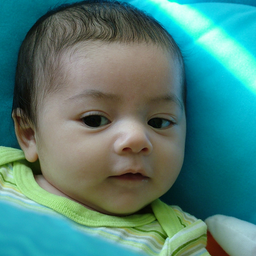
#> input picture ImageGen/data/example/00000.png, 256 x 256 px
$ python -i motionblur.py   (imports and definitions only)
#> lines starting #> are read from the running program, lines starting #| are printed output that depends on the picture; after the words box and inside, x2 and y2 are one past the last pixel; in counts of white or black regions, pixels touching at a corner belong together
#> further down, picture is the input picture: PIL image 256x256 RGB; mean R, G, B 78, 129.5, 121.7
import numpy as np
from PIL import Image, ImageDraw, ImageFilter
from numpy.random import uniform, triangular, beta
from math import pi
from pathlib import Path
from scipy.signal import convolve

# tiny error used for nummerical stability
eps = 0.1


# [21 lines left out: functions softmax, norm, not called in this run]


def polar2z(r: np.ndarray, θ: np.ndarray) -> np.ndarray:
    """[summary]
    Takes a list of radii and angles (radians) and
    converts them into a corresponding list of complex
    numbers x + yi.
    [description]

    Arguments:
        r {np.ndarray} -- radius
        θ {np.ndarray} -- angle

    Returns:
        [np.ndarray] -- list of complex numbers r e^(i theta) as x + iy
    """
    return r * np.exp(1j * θ)


class Kernel(object):
    """[summary]
    Class representing a motion blur kernel of a given intensity.

    [description]
    Keyword Arguments:
            size {tuple} -- Size of the kernel in px times px
            (default: {(100, 100)})

            intensity {float} -- Float between 0 and 1.
            Intensity of the motion blur.

            :   0 means linear motion blur and 1 is a highly non linear
                and often convex motion blur path. (default: {0})

    Attribute:
    kernelMatrix -- Numpy matrix of the kernel of given intensity

    Properties:
    applyTo -- Applies kernel to image
               (pass as path, pillow image or np array)

    Raises:
        ValueError
    """

    def __init__(self, size: tuple = (100, 100), intensity: float=0):

        # checking if size is correctly given
        if not isinstance(size, tuple):
            raise ValueError("Size must be TUPLE of 2 positive integers")
        elif len(size) != 2 or type(size[0]) != type(size[1]) != int:
            raise ValueError("Size must be tuple of 2 positive INTEGERS")
        elif size[0] < 0 or size[1] < 0:
            raise ValueError("Size must be tuple of 2 POSITIVE integers")

        # check if intensity is float (int) between 0 and 1
        if type(intensity) not in [int, float, np.float32, np.float64]:
            raise ValueError("Intensity must be a number between 0 and 1")
        elif intensity < 0 or intensity > 1:
            raise ValueError("Intensity must be a number between 0 and 1")

        # saving args
        self.SIZE = size
        self.INTENSITY = intensity

        # deriving quantities

        # we super size first and then downscale at the end for better
        # anti-aliasing
        self.SIZEx2 = tuple([2 * i for i in size])
        self.x, self.y = self.SIZEx2

        # getting length of kernel diagonal
        self.DIAGONAL = (self.x**2 + self.y**2)**0.5

        # flag to see if kernel has been calculated already
        self.kernel_is_generated = False

    def _createPath(self):
        """[summary]
        creates a motion blur path with the given intensity.
        [description]
        Proceede in 5 steps
        1. Get a random number of random step sizes
        2. For each step get a random angle
        3. combine steps and angles into a sequence of increments
        4. create path out of increments
        5. translate path to fit the kernel dimensions

        NOTE: "random" means random but might depend on the given intensity
        """

        # first we find the lengths of the motion blur steps
        def getSteps():
            """[summary]
            Here we calculate the length of the steps taken by
            the motion blur
            [description]
            We want a higher intensity lead to a longer total motion
            blur path and more different steps along the way.

            Hence we sample

            MAX_PATH_LEN =[U(0,1) + U(0, intensity^2)] * diagonal * 0.75

            and each step: beta(1, 30) * (1 - self.INTENSITY + eps) * diagonal)
            """

            # getting max length of blur motion
            self.MAX_PATH_LEN = 0.75 * self.DIAGONAL * \
                (uniform() + uniform(0, self.INTENSITY**2))

            # getting step
            steps = []

            while sum(steps) < self.MAX_PATH_LEN:

                # sample next step
                step = beta(1, 30) * (1 - self.INTENSITY + eps) * self.DIAGONAL
                if step < self.MAX_PATH_LEN:
                    steps.append(step)

            # note the steps and the total number of steps
            self.NUM_STEPS = len(steps)
            self.STEPS = np.asarray(steps)

        def getAngles():
            """[summary]
            Gets an angle for each step
            [description]
            The maximal angle should be larger the more
            intense the motion is. So we sample it from a
            U(0, intensity * pi)

            We sample "jitter" from a beta(2,20) which is the probability
            that the next angle has a different sign than the previous one.
            """

            # same as with the steps

            # first we get the max angle in radians
            self.MAX_ANGLE = uniform(0, self.INTENSITY * pi)

            # now we sample "jitter" which is the probability that the
            # next angle has a different sign than the previous one
            self.JITTER = beta(2, 20)

            # initialising angles (and sign of angle)
            angles = [uniform(low=-self.MAX_ANGLE, high=self.MAX_ANGLE)]

            while len(angles) < self.NUM_STEPS:

                # sample next angle (absolute value)
                angle = triangular(0, self.INTENSITY *
                                   self.MAX_ANGLE, self.MAX_ANGLE + eps)

                # with jitter probability change sign wrt previous angle
                if uniform() < self.JITTER:
                    angle *= - np.sign(angles[-1])
                else:
                    angle *= np.sign(angles[-1])

                angles.append(angle)

            # save angles
            self.ANGLES = np.asarray(angles)

        # Get steps and angles
        getSteps()
        getAngles()

        # Turn them into a path
        ####

        # we turn angles and steps into complex numbers
        complex_increments = polar2z(self.STEPS, self.ANGLES)

        # generate path as the cumsum of these increments
        self.path_complex = np.cumsum(complex_increments)

        # find center of mass of path
        self.com_complex = sum(self.path_complex) / self.NUM_STEPS

        # Shift path s.t. center of mass lies in the middle of
        # the kernel and a apply a random rotation
        ###

        # center it on COM
        center_of_kernel = (self.x + 1j * self.y) / 2
        self.path_complex -= self.com_complex

        # randomly rotate path by an angle a in (0, pi)
        self.path_complex *= np.exp(1j * uniform(0, pi))

        # center COM on center of kernel
        self.path_complex += center_of_kernel

        # convert complex path to final list of coordinate tuples
        self.path = [(i.real, i.imag) for i in self.path_complex]

    def _createKernel(self, save_to: Path=None, show: bool=False):
        """[summary]
        Finds a kernel (psf) of given intensity.
        [description]
        use displayKernel to actually see the kernel.

        Keyword Arguments:
            save_to {Path} -- Image file to save the kernel to. {None}
            show {bool} -- shows kernel if true
        """

        # check if we haven't already generated a kernel
        if self.kernel_is_generated:
            return None

        # get the path
        self._createPath()

        # Initialise an image with super-sized dimensions
        # (pillow Image object)
        self.kernel_image = Image.new("RGB", self.SIZEx2)
#> self.kernel_image: PIL image 200x200 RGB; every value is 0

        # ImageDraw instance that is linked to the kernel image that
        # we can use to draw on our kernel_image
        self.painter = ImageDraw.Draw(self.kernel_image)

        # draw the path
        self.painter.line(xy=self.path, width=int(self.DIAGONAL / 150))

        # applying gaussian blur for realism
        self.kernel_image = self.kernel_image.filter(
            ImageFilter.GaussianBlur(radius=int(self.DIAGONAL * 0.01)))
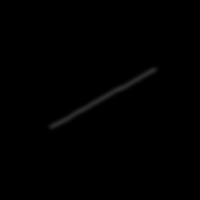
#> self.kernel_image: PIL image 200x200 RGB; min 0, max 46, mean 0.7

        # Resize to actual size
        self.kernel_image = self.kernel_image.resize(
            self.SIZE, resample=Image.LANCZOS)
#> self.kernel_image: PIL image 100x100 RGB

        # convert to gray scale
        self.kernel_image = self.kernel_image.convert("L")
#> self.kernel_image: PIL image 100x100 L

        # flag that we have generated a kernel
        self.kernel_is_generated = True

    # [25 lines left out: function displayKernel, not called in this run]

    @property
    def kernelMatrix(self) -> np.ndarray:
        """[summary]
        Kernel matrix of motion blur of given intensity.
        [description]
        Once generated, it stays the same.
        Returns:
            numpy ndarray
        """

        # generate kernel if needed
        self._createKernel()
        kernel = np.asarray(self.kernel_image, dtype=np.float32)
        kernel /= np.sum(kernel)

        return kernel

    @kernelMatrix.setter
    def kernelMatrix(self, *kargs):
        raise NotImplementedError("Can't manually set kernel matrix yet")

    def applyTo(self, image, keep_image_dim: bool = False) -> Image:
        """[summary]
        Applies kernel to one of the following:

        1. Path to image file
        2. Pillow image object
        3. (H,W,3)-shaped numpy array
        [description]

        Arguments:
            image {[str, Path, Image, np.ndarray]}
            keep_image_dim {bool} -- If true, then we will
                    conserve the image dimension after blurring
                    by using "same" convolution instead of "valid"
                    convolution inside the scipy convolve function.

        Returns:
            Image -- [description]
        """
        # calculate kernel if haven't already
        self._createKernel()

        def applyToPIL(image: Image, keep_image_dim: bool = False) -> Image:
            """[summary]
            Applies the kernel to an PIL.Image instance
            [description]
            converts to RGB and applies the kernel to each
            band before recombining them.
            Arguments:
                image {Image} -- Image to convolve
                keep_image_dim {bool} -- If true, then we will
                    conserve the image dimension after blurring
                    by using "same" convolution instead of "valid"
                    convolution inside the scipy convolve function.

            Returns:
                Image -- blurred image
            """
#> called with keep_image_dim = False
            # convert to RGB
            image = image.convert(mode="RGB")

            conv_mode = "valid"
            if keep_image_dim:
                conv_mode = "same"

            result_bands = ()

            for band in image.split():

                # convolve each band individually with kernel
                result_band = convolve(
                    band, self.kernelMatrix, mode=conv_mode).astype("uint8")

                # collect bands
                result_bands += result_band,
#> this loop made 3 passes
#> pass 1, in kernelMatrix, `kernel = np.asarray(self.kernel_image, dtype=np.float32)`:
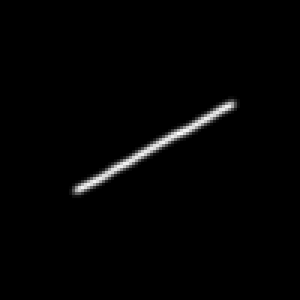
#> kernel: shape (100, 100) float32 (shown 3 times larger); min 0, max 46, mean 0.7; drawn with min black and max white
#> pass 1, in kernelMatrix, `kernel /= np.sum(kernel)`:
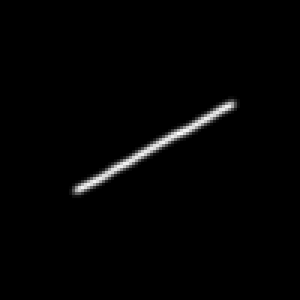
#> kernel: shape (100, 100) float32 (shown 3 times larger); 3.47% of pixels changed, all inside (x1, y1, x2, y2) = (23, 32, 80, 66); drawn with min black and max white
#> pass 1, in applyToPIL, `result_band = convolve( band, self.kernelMatrix, mode=conv_mode).astyp..`:
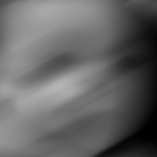
#> result_band: shape (157, 157); min 1, max 180, mean 101.6
#> pass 2, in applyToPIL, `result_band = convolve( band, self.kernelMatrix, mode=conv_mode).astyp..`:
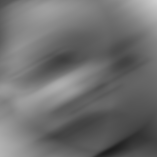
#> result_band: shape (157, 157); min 30, max 206, mean 110.8

            # stack bands back together
            result = np.dstack(result_bands)
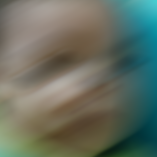
#> result: shape (157, 157, 3); mean of channels 0, 1, 2 101.6, 110.8, 97.9; drawn as R, G, B

            # Get image
            return Image.fromarray(result)

        # If image is Path
        if isinstance(image, str) or isinstance(image, Path):

            # open image as Image class
            image_path = Path(image)
            image = Image.open(image_path)

            return applyToPIL(image, keep_image_dim)

        elif isinstance(image, Image.Image):

            # apply kernel
            return applyToPIL(image, keep_image_dim)

        elif isinstance(image, np.ndarray):

            # ASSUMES we have an array of the form (H, W, 3)
            ###

            # initiate Image object from array
            image = Image.fromarray(image)

            return applyToPIL(image, keep_image_dim)

        else:

            raise ValueError("Cannot apply kernel to this type.")


# [2 lines not run here, left out]

>>> from PIL import Image
>>> picture = Image.open('../data/example/00000.png')
>>> result = Kernel().applyTo(picture)

$ run again, on ImageGen/data/example/00001.png
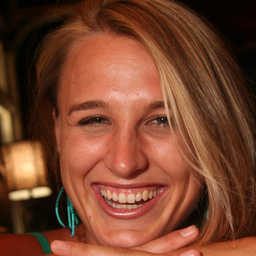
#> input picture ImageGen/data/example/00001.png, 256 x 256 px
#> picture is the input picture: PIL image 256x256 RGB; mean R, G, B 120.1, 68, 45.7
#> the loop in applyToPIL, `for band in image.split():` made 3 passes
#> pass 1, in applyToPIL, `result_band = convolve( band, self.kernelMatrix, mode=conv_mode).astyp..`:
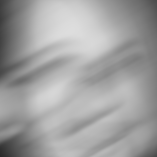
#> result_band: shape (157, 157); min 41, max 221, mean 160.4
#> in applyToPIL, `result = np.dstack(result_bands)`:
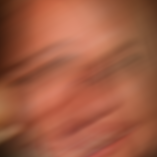
#> result: shape (157, 157, 3); mean of channels 0, 1, 2 160.4, 92, 66.7; drawn as R, G, B

$ run again, on ImageGen/data/example/00002.png
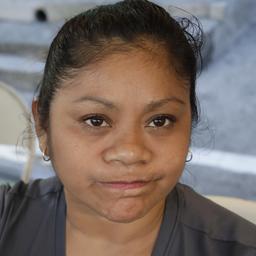
#> input picture ImageGen/data/example/00002.png, 256 x 256 px
#> picture is the input picture: PIL image 256x256 RGB; mean R, G, B 121.1, 107.8, 101.6
#> the loop in applyToPIL, `for band in image.split():` made 3 passes
#> pass 1, in applyToPIL, `result_band = convolve( band, self.kernelMatrix, mode=conv_mode).astyp..`:
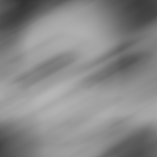
#> result_band: shape (157, 157); min 51, max 182, mean 135.9
#> in applyToPIL, `result = np.dstack(result_bands)`:
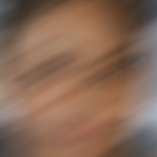
#> result: shape (157, 157, 3); mean of channels 0, 1, 2 135.9, 104.8, 86.3; drawn as R, G, B

$ run again, on ImageGen/data/example/00003.png
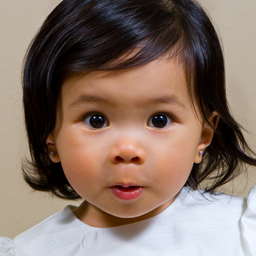
#> input picture ImageGen/data/example/00003.png, 256 x 256 px
#> picture is the input picture: PIL image 256x256 RGB; mean R, G, B 135.4, 115.3, 104.3
#> the loop in applyToPIL, `for band in image.split():` made 3 passes
#> pass 1, in applyToPIL, `result_band = convolve( band, self.kernelMatrix, mode=conv_mode).astyp..`:
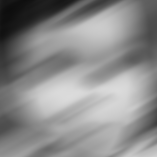
#> result_band: shape (157, 157); min 13, max 219, mean 138.9
#> in applyToPIL, `result = np.dstack(result_bands)`:
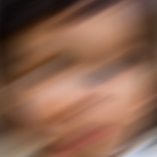
#> result: shape (157, 157, 3); mean of channels 0, 1, 2 138.9, 99.4, 79.4; drawn as R, G, B
